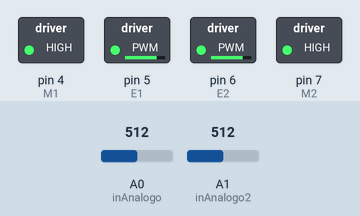
Simulated run of this sketch. Board: Arduino Uno, built with avr-gcc and run on an emulated ATmega328P. Parts: switched loads named in the sketch (green lamp = pin HIGH). The inputs (shaded band) are chosen by the test bench; at power-on: A0 (inAnalogo) = 512, A1 (inAnalogo2) = 512. What the sketch prints to the serial monitor is not drawn.

Above: at 0.1 s.
Timing chart, 0 to 1.6 s (numbered marks = the images above):
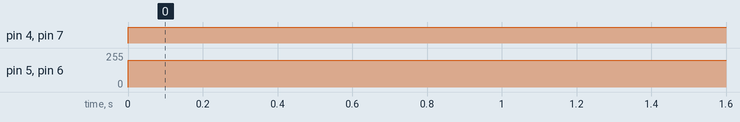

The sketch:

testVelocidad.ino
```cpp
            #include <SimpleTimer.h>
            const double pi = 3.1416;
            //Entrada de sensor
            int inAnalogo = 0;
            int inAnalogo2 = 1;
            //Conteo de giros
            double count =0;
            double count2=0;
            //valor leido por le pin analogo
            int val = 0;
            int val2=0;
            //Variable para realizar el cambio de estado
            char t=0;
            char t2=0;
            //Velocidad
            double velocidad=0;
            double velocidad2=0;
            //Timer
            SimpleTimer timer;
            //Motores

            //Motor Derecho
            int E1 = 5;
            int M1 = 4;
            //Motor Izquierdo
            int E2 = 6;
            int M2 = 7;

            void setup(){
              timer.setInterval(500,calcularVelocidad);
              pinMode(M1, OUTPUT);
              pinMode(M2, OUTPUT);
              Serial.begin(9600);
            }


            void loop(){
              timer.run();
              digitalWrite(M1,HIGH);
              digitalWrite(M2,HIGH);
              analogWrite(E1,200);
              analogWrite(E2,200);
              val = analogRead(inAnalogo);
              val2 = analogRead(inAnalogo2);
              if(val>900 && t){
              count++;
              t = 0;
              }

              if(val<200){
                t=1;
              }

              if(val2>900 && t2){
              count2++;
              t2 = 0;
              }

              if(val2<200){
                t2=1;
              }

            }

            void calcularVelocidad(){
              velocidad = pi*count/0.5;
              velocidad2 = pi*count2/0.5;
              Serial.println("Velocidad1:");
              Serial.println(velocidad);
              Serial.println("Velocidad2:");
              Serial.println(velocidad2);
              count=0;
              count2=0;

            }
```

Measured:
- by itself, pin 4 (M1), pin 7 (M2): LOW → HIGH at 0.00 s
- by itself, pin 5 (E1), pin 6 (E2): 0/255 → 200/255 at 0.00 s
